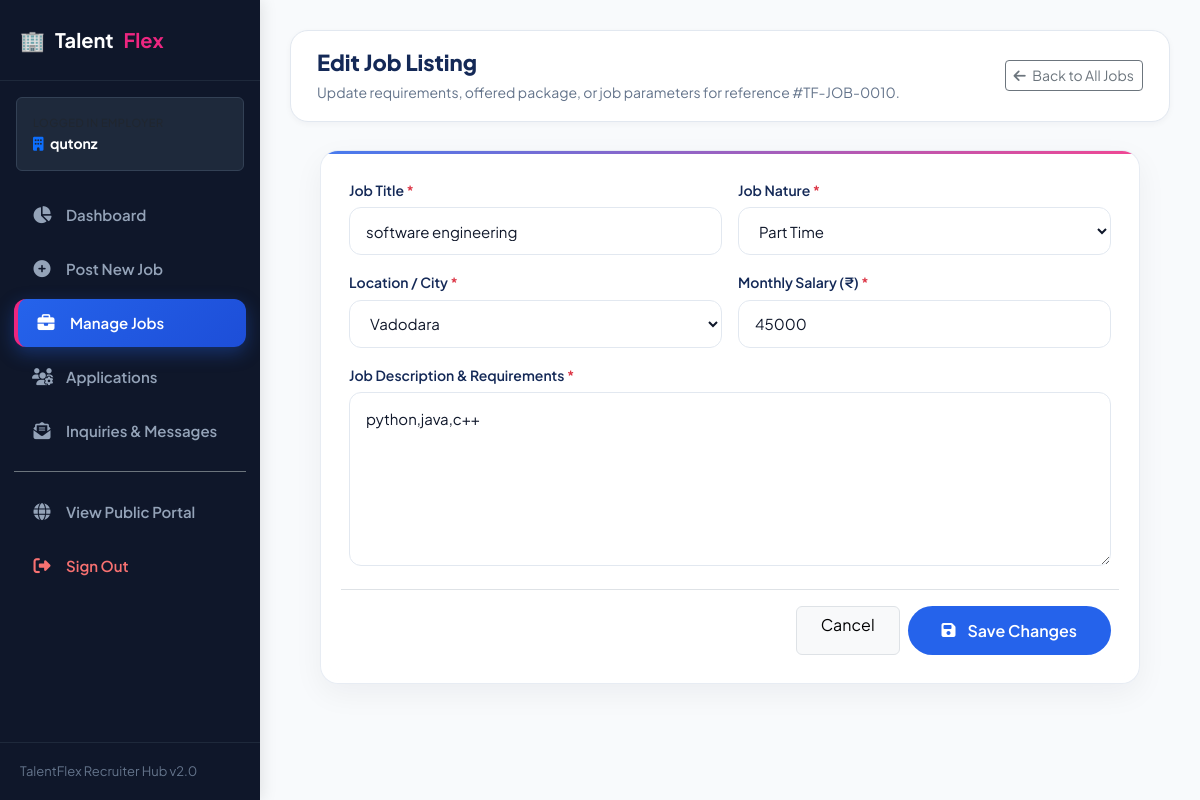
The page /company/edit.php?id=10 (signed in) on the database its author committed.
### tables this page shows
CREATE TABLE `comadd_job` (
  `id` int(20) NOT NULL,
  `c_id` int(20) NOT NULL,
  `com_name` varchar(30) NOT NULL,
  `job_title` varchar(40) NOT NULL,
  `job_type` varchar(40) NOT NULL,
  `location` varchar(50) NOT NULL,
  `salary` int(50) NOT NULL,
  `description` text NOT NULL,
  `views` int(11) NOT NULL
);

### company/edit.php (the view, shortened to what this page needs)
<?php
include("db.php");
$id = isset($_GET['id']) ? intval($_GET['id']) : 0;
$company = $_SESSION['company_name'];
$company_safe = mysqli_real_escape_string($conn, $company);
$sql = "SELECT * FROM comadd_job WHERE id='$id' AND com_name='$company_safe'";
$result = mysqli_query($conn, $sql);
$row = mysqli_fetch_assoc($result);
?>
<!DOCTYPE html>
<html lang="en">
<head>
    <link href="https://cdn.jsdelivr.net/npm/bootstrap@5.3.3/dist/css/bootstrap.min.css" rel="stylesheet">
    <link rel="stylesheet" href="https://cdnjs.cloudflare.com/ajax/libs/font-awesome/6.5.2/css/all.min.css">
    <link rel="stylesheet" href="../assets/css/portal-custom.css">
</head>
<body style="background: #f1f5f9; display: flex; flex-direction: column; min-height: 100vh;">
    <?php include('sidebar.php'); ?>
    <div class="portal-dashboard-main">
        <div class="dashboard-topbar">
            <div>
                <h2 style="font-size: 22px; font-weight: 800; color: var(--tf-navy); margin-bottom: 4px;">
                    Edit Job Listing
                </h2>
                <p style="color: var(--tf-text-muted); font-size: 14px; margin: 0;">
                    Update requirements, offered package, or job parameters for reference #TF-JOB-<?php echo str_pad($row['id'], 4, '0', STR_PAD_LEFT); ?>.
                </p>
            </div>
            <div>
                <a href="commy_job.php" class="btn btn-outline-secondary btn-sm">
                    <i class="fas fa-arrow-left me-1"></i> Back to All Jobs
                </a>
            </div>
        </div>
        <div class="portal-card mx-auto" style="max-width: 820px;">
            <form method="POST">
                <div class="row g-3">
                    <div class="col-md-6 col-12">
                        <label class="form-label-custom">Job Title <span class="text-danger">*</span></label>
                        <input
                            type="text"
                            name="job_title"
                            class="form-control-custom"
                            value="<?php echo htmlspecialchars($row['job_title']); ?>"
                            required
                        >
                    </div>
                    <div class="col-md-6 col-12">
                        <label class="form-label-custom">Job Nature <span class="text-danger">*</span></label>
                        <select name="job_type" class="form-control-custom" required>
                            <?php
                            $types = ["Full Time", "Part Time", "Internship", "Remote"];
                            foreach ($types as $t) {
                                $sel = ($row['job_type'] == $t) ? 'selected' : '';
                                echo "<option value='$t' $sel>$t</option>";
                            }
                            ?>
                        </select>
                    </div>
                    <div class="col-md-6 col-12">
                        <label class="form-label-custom">Location / City <span class="text-danger">*</span></label>
                        <select name="location" class="form-control-custom" required>
                            <?php
                            $cities = mysqli_query($conn, "SELECT c_name FROM city ORDER BY c_name ASC");
                            if ($cities) {
                                while ($c = mysqli_fetch_assoc($cities)) {
                                    $sel = (strcasecmp($row['location'], $c['c_name']) == 0) ? 'selected' : '';
                                    echo "<option value='" . htmlspecialchars($c['c_name']) . "' $sel>" . htmlspecialchars($c['c_name']) . "</option>";
                                }
                            }
                            ?>
                        </select>
                    </div>
                    <div class="col-md-6 col-12">
                        <label class="form-label-custom">Monthly Salary (₹) <span class="text-danger">*</span></label>
                        <input
                            type="number"
                            name="salary"
                            class="form-control-custom"
                            value="<?php echo htmlspecialchars($row['salary']); ?>"
                            required
                        >
                    </div>
                    <div class="col-12">
                        <label class="form-label-custom">Job Description & Requirements <span class="text-danger">*</span></label>
                        <textarea
                            name="description"
                            class="form-control-custom"
                            rows="6"
                            required
                        ><?php echo htmlspecialchars($row['description']); ?></textarea>
                    </div>
                    <div class="col-12 pt-3 border-top d-flex justify-content-end gap-2">
                        <a href="commy_job.php" class="btn btn-light border px-4">Cancel</a>
                        <button type="submit" name="update" class="btn-tf-primary" style="padding: 12px 34px;">
                            <i class="fas fa-save me-1"></i> Save Changes
                        </button>
                    </div>
                </div>
            </form>
        </div>
    </div>
</body>
</html>

### assets/css/portal-custom.css (style rules this page uses)
:root { --tf-primary: #2563eb; --tf-primary-hover: #1d4ed8; --tf-primary-light: #eff6ff; --tf-primary-subtle: #dbeafe; --tf-navy: #142957; --tf-navy-dark: #0f172a; --tf-accent: #ed2680; --tf-accent-hover: #db1470; --tf-accent-light: #fdf2f8; --tf-success: #10b981; --tf-success-light: #ecfdf5; --tf-warning: #f59e0b; --tf-warning-light: #fffbeb; --tf-danger: #ef4444; --tf-danger-light: #fef2f2; --tf-bg-body: #f8fafc; --tf-bg-card: #ffffff; --tf-border: #e2e8f0; --tf-border-light: #f1f5f9; --tf-text-title: #0f172a; --tf-text-body: #334155; --tf-text-muted: #64748b; --tf-font-family: 'Plus Jakarta Sans', -apple-system, BlinkMacSystemFont, 'Segoe UI', Roboto, Helvetica, Arial, sans-serif; --tf-shadow-sm: 0 2px 6px rgba(15, 23, 42, 0.04); --tf-shadow-md: 0 6px 20px rgba(15, 23, 42, 0.08); --tf-shadow-lg: 0 12px 32px rgba(15, 23, 42, 0.12); --tf-radius: 12px; --tf-radius-lg: 18px; --tf-radius-full: 9999px; --tf-transition: all 0.25s cubic-bezier(0.4, 0, 0.2, 1); }
body { font-family: var(--tf-font-family) !important; background-color: var(--tf-bg-body) !important; color: var(--tf-text-body) !important; line-height: 1.6; overflow-x: hidden; min-height: 100vh; display: flex; flex-direction: column; }
h1, h2, h3, h4, h5, h6 { font-family: var(--tf-font-family) !important; color: var(--tf-text-title); font-weight: 700; line-height: 1.25; }
a { color: var(--tf-primary); text-decoration: none; transition: var(--tf-transition); }
.btn-tf-primary { background: var(--tf-primary); color: #ffffff !important; font-weight: 600; padding: 12px 28px; border-radius: var(--tf-radius-full); border: none; transition: var(--tf-transition); display: inline-flex; align-items: center; justify-content: center; gap: 8px; }
.portal-card { background: #ffffff; border-radius: var(--tf-radius-lg); border: 1px solid var(--tf-border); box-shadow: var(--tf-shadow-sm); padding: 28px; transition: var(--tf-transition); position: relative; }
.form-label-custom { font-weight: 600; font-size: 14px; color: var(--tf-navy); margin-bottom: 6px; display: block; }
.form-control-custom { width: 100%; height: 48px; padding: 10px 16px; font-size: 15px; border: 1.5px solid var(--tf-border); border-radius: var(--tf-radius); background: #ffffff; color: var(--tf-text-title); transition: var(--tf-transition); outline: none; }
textarea.form-control-custom { height: auto; min-height: 120px; padding: 14px 16px; resize: vertical; }
.portal-dashboard-main { flex: 1; margin-left: 260px; padding: 30px; width: calc(100% - 260px); transition: var(--tf-transition); }
.dashboard-topbar { background: #ffffff; border-radius: var(--tf-radius-lg); border: 1px solid var(--tf-border); padding: 18px 26px; margin-bottom: 28px; display: flex; align-items: center; justify-content: space-between; box-shadow: var(--tf-shadow-sm); }
.portal-card-glass, .portal-card { background: rgba(255, 255, 255, 0.88) !important; backdrop-filter: blur(12px) !important; -webkit-backdrop-filter: blur(12px) !important; border: 1px solid rgba(226, 232, 240, 0.8) !important; box-shadow: 0 10px 30px rgba(15, 23, 42, 0.05) !important; border-radius: var(--tf-radius-lg) !important; transition: all 0.3s cubic-bezier(0.4, 0, 0.2, 1) !important; position: relative; overflow: hidden; }
.portal-card-glass::before, .portal-card::before { content: ''; position: absolute; top: 0; left: 0; right: 0; height: 3px; background: linear-gradient(90deg, var(--tf-primary) 0%, var(--tf-accent) 100%); opacity: 0.85; }

### rows shown on the page
comadd_job: id "0010", job_title "software engineering", salary "45000", description "python,java,c++"

### other values the page prints
$_SESSION['company_name'] "qutonz"
form field job_type "Part Time"
form field location "Vadodara"
